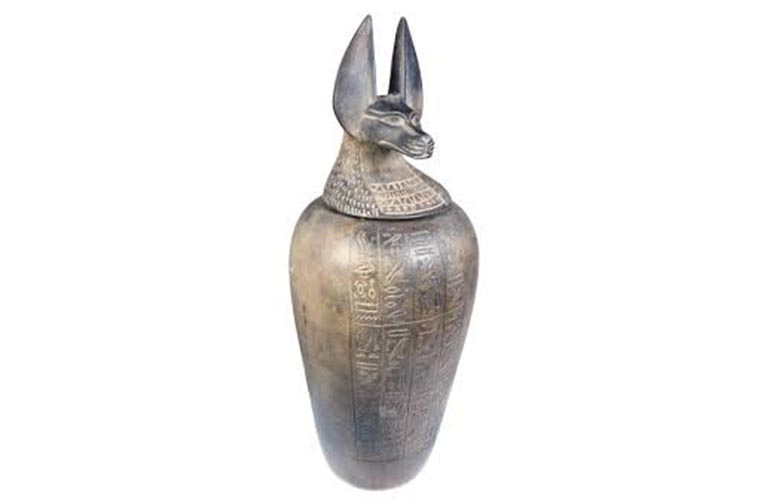
#> input picture Canopic-Jar.jpg, 770 x 500 px, given in place of the camera
$ jupyter execute Homework4.ipynb   (older library calls are emulated)
#> lines starting #> are read from the running program, lines starting #| are printed output that depends on the picture
[cell 1]
import numpy as np
import cv2
cap = cv2.VideoCapture(0)
cap.set(cv2.cv.CV_CAP_PROP_FRAME_WIDTH, 1280)
cap.set(cv2.cv.CV_CAP_PROP_FRAME_HEIGHT, 720)

[cell 2]
while True:
    ret, frame = cap.read()
#> frame is the input picture: shape (500, 770, 3); mean B, G, R 236.6, 237.4, 238.7
    roi = frame[0:500, 0:500]
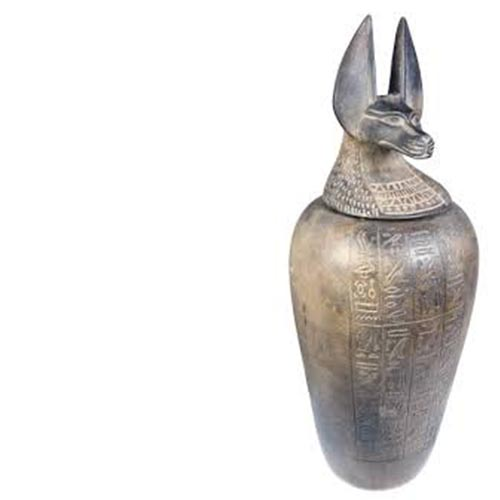
#> roi: shape (500, 500, 3); mean B, G, R 226.6, 227.9, 230
    gray = cv2.cvtColor(roi, cv2.COLOR_BGR2GRAY)
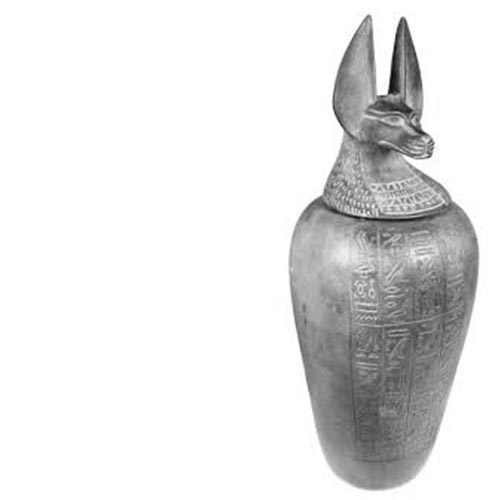
#> gray: shape (500, 500); min 3, max 255, mean 228.4
